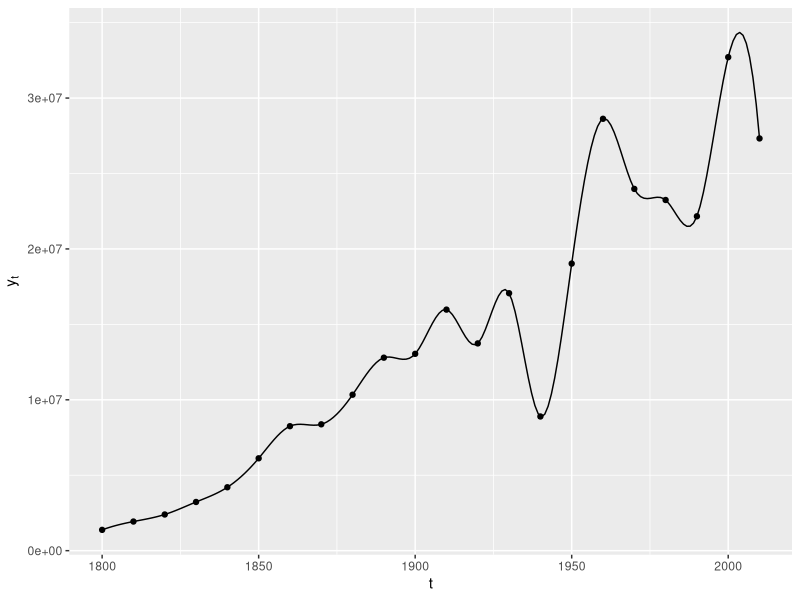
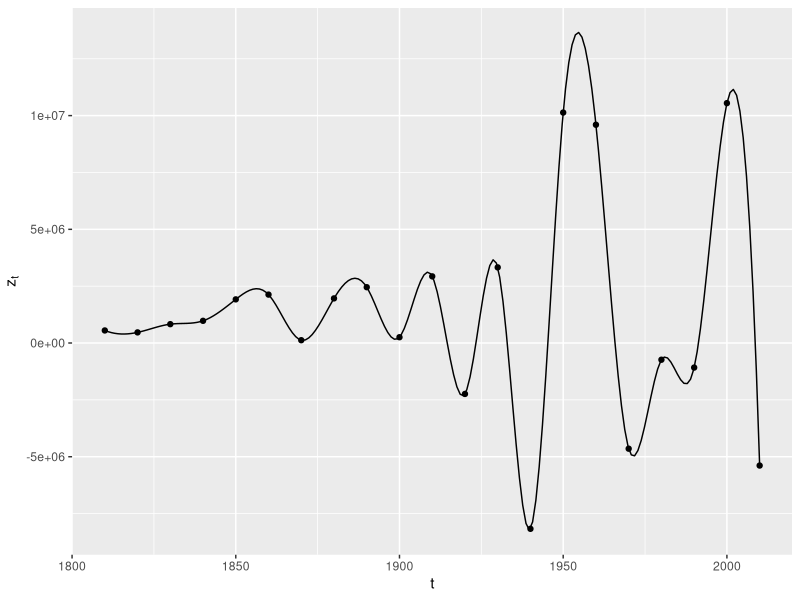
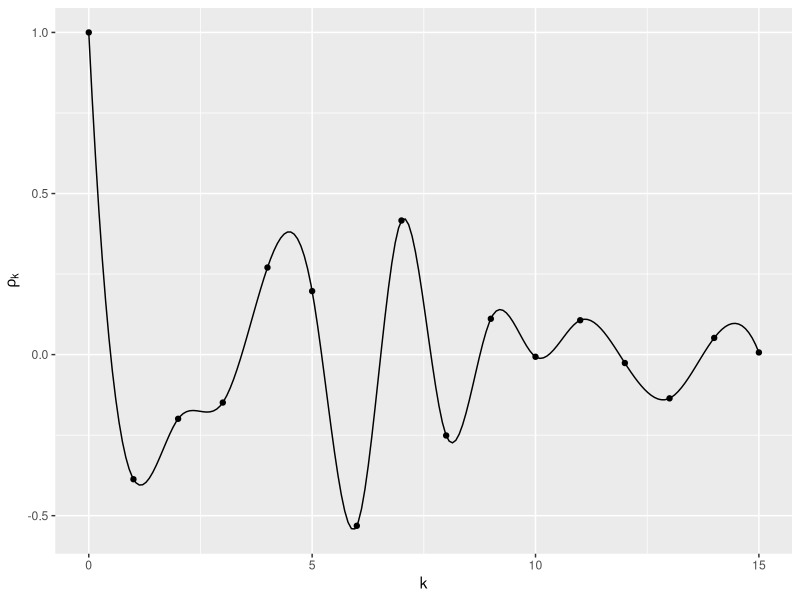
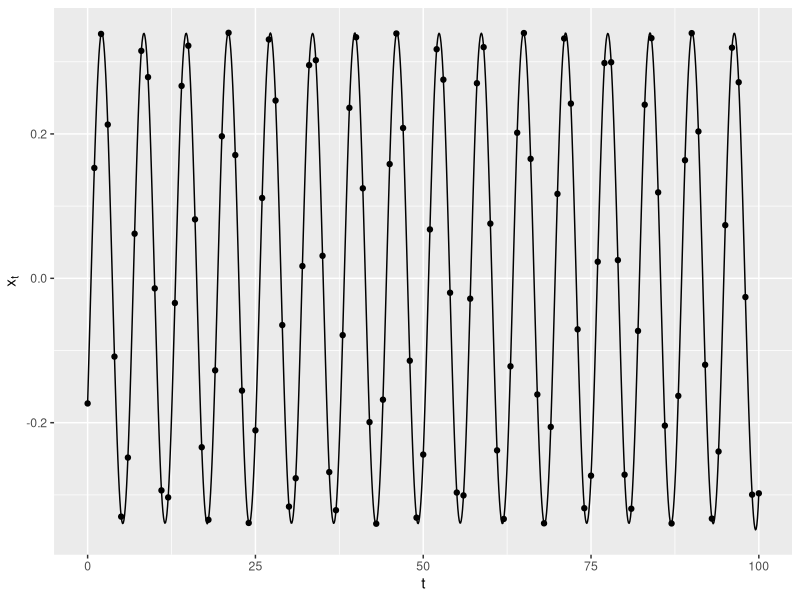
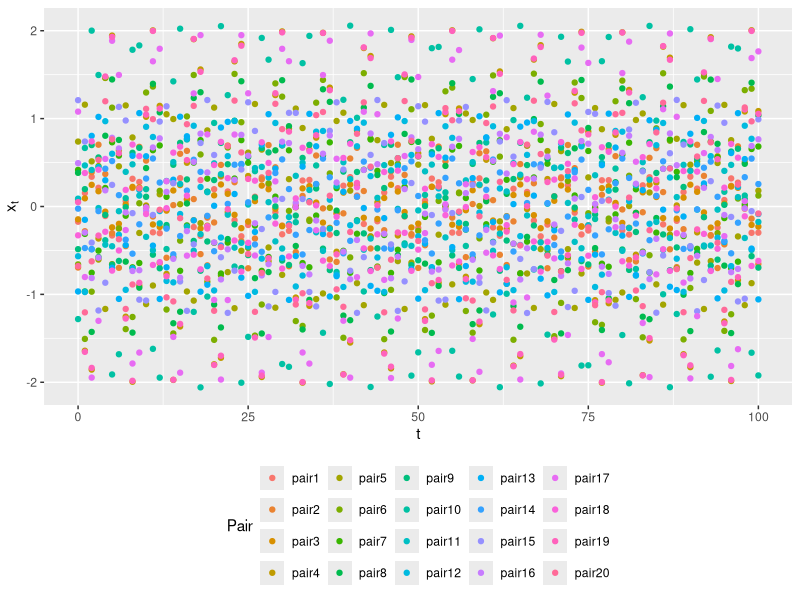

Generate these figures, in order, with R:
## ---- chunk 1
knitr::opts_chunk$set(echo = TRUE)
## ---- chunk 2
library(ggplot2)
po <- "
Year USPopulation
1790 3,929,214
1800 5,308,483
1810 7,239,881
1820 9,638,453
1830 12,866,020
1840 17,069,453
1850 23,191,876
1860 31,443,321
1870 39,818,449
1880 50,155,783
1890 62,947,714
1900 75,994,575
1910 91,972,266
1920 105,710,620
1930 122,775,046
1940 131,669,275
1950 150,697,361
1960 179,323,175
1970 203,302,031
1980 226,545,805
1990 248,709,873
2000 281,421,906
2010 308,745,538"
po <- read.table(
  text = po,
  header = T,
  sep = " ",
  fill = T
)
po$USPopulation <- as.numeric(gsub(",", "", po$USPopulation))
yt <- c()
x <- po$USPopulation
t <- 2:nrow(po)
for (i in t) {
  yt <- c(yt, x[i] - x[i - 1])
}
df <- data.frame(x = po$Year[-1], y = yt)
df2 <- as.data.frame(spline(df$x, df$y, n = 200))
p <- ggplot(df, aes(x = x, y = y)) +
  geom_point() +
  xlab(expression(t)) +
  ylab(expression(y[t])) +
  geom_line(data = df2, aes(x = x, y = y))
p
## ---- chunk 3
zt <- c()
t <- 2:length(yt)
for (i in t) {
  zt <- c(zt, yt[i] - yt[i - 1])
}
df <- data.frame(x = po$Year[c(-1, -2)], y = zt)
df2 <- as.data.frame(spline(df$x, df$y, n = 200))
p <- ggplot(df, aes(x = x, y = y)) +
  geom_point() +
  xlab(expression(t)) +
  ylab(expression(z[t])) +
  geom_line(data = df2, aes(x = x, y = y))
p
## ---- chunk 4
# mean
(ztMean <- mean(zt))

# variance
(ztVar <- var(zt))

# autocorrelation
n <- length(zt)
getCov <- function(k) {
  x1 <- zt[1:(n - k)]
  x2 <- zt[(1 + k):(n)]
  cov(x1, x2)
}
k <- 0:floor(3 / 4 * n)
cov1 <- sapply(k, getCov)
p <- cov1 / cov1[1]
dfP <- data.frame(x = k, y = p)
dfP2 <- as.data.frame(spline(dfP$x, dfP$y, n = 200))
p <- ggplot(dfP, aes(x = x, y = y)) +
  geom_point() +
  geom_line(data = dfP2, aes(x = x, y = y)) +
  xlab(expression(k)) +
  ylab(expression(rho[k]))
p
## ---- chunk 5
set.seed(6666)
a = rnorm(1)
set.seed(6667)
b = rnorm(1)
t <- 0:100
xt <- c()
for (i in t) {
  xt <- c(xt, a * cos(i) + b * sin(i))
}
df <- data.frame(x = t, y = xt)
df2 <- as.data.frame(spline(df$x, df$y, n = 1000))
p <- ggplot(df, aes(x = x, y = y)) +
  geom_point() +
  xlab(expression(t)) +
  ylab(expression(x[t])) +
  geom_line(data = df2, aes(x = x, y = y))
p
## ---- chunk 6
suppressMessages(library(tidyverse))
getXt <- function(a, b) {
  t <- 0:100
  xt <- c()
  for (i in t) {
    xt <- c(xt, a * cos(i) + b * sin(i))
  }
  return(xt)
}
set.seed(6666)
a = rnorm(20)
set.seed(6667)
b = rnorm(20)
xt <- mapply(getXt, a, b)
colnames(xt) <- paste0("pair", 1:20)
xt <- cbind(t = t, xt)
xt <- as.data.frame(xt)
xt <- pivot_longer(xt, -t, names_to = "Pair", values_to = "xt")
xt$Pair <- factor(xt$Pair, levels = paste0("pair", 1:20))
p <- ggplot(xt, aes(x = t, y = xt, color = Pair)) +
  geom_point() +
  xlab(expression(t)) +
  ylab(expression(x[t]))
p + theme(legend.position = "bottom")
